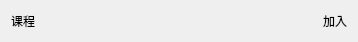
<?xml version="1.0" encoding="UTF-8"?>
<ui version="4.0">
 <class>QWidgetCourseItem</class>
 <widget class="QWidget" name="QWidgetCourseItem">
  <property name="geometry">
   <rect>
    <x>0</x>
    <y>0</y>
    <width>358</width>
    <height>42</height>
   </rect>
  </property>
  <property name="minimumSize">
   <size>
    <width>358</width>
    <height>42</height>
   </size>
  </property>
  <property name="maximumSize">
   <size>
    <width>358</width>
    <height>42</height>
   </size>
  </property>
  <property name="windowTitle">
   <string>RoomItemView</string>
  </property>
  <layout class="QHBoxLayout" name="horizontalLayout">
   <item>
    <widget class="QLabel" name="label_room_name">
     <property name="styleSheet">
      <string notr="true">color: #000000;
font: 12pt &quot;Microsoft YaHei&quot;;</string>
     </property>
     <property name="text">
      <string>课程</string>
     </property>
    </widget>
   </item>
   <item>
    <spacer name="horizontalSpacer">
     <property name="orientation">
      <enum>Qt::Horizontal</enum>
     </property>
     <property name="sizeHint" stdset="0">
      <size>
       <width>40</width>
       <height>20</height>
      </size>
     </property>
    </spacer>
   </item>
   <item>
    <widget class="QLabel" name="label_join">
     <property name="enabled">
      <bool>true</bool>
     </property>
     <property name="styleSheet">
      <string notr="true">color: #000000;
font: 12pt &quot;Microsoft YaHei&quot;;</string>
     </property>
     <property name="text">
      <string>加入</string>
     </property>
    </widget>
   </item>
  </layout>
  <zorder>label_join</zorder>
  <zorder>label_room_name</zorder>
 </widget>
 <layoutdefault spacing="6" margin="11"/>
 <resources/>
 <connections/>
</ui>
